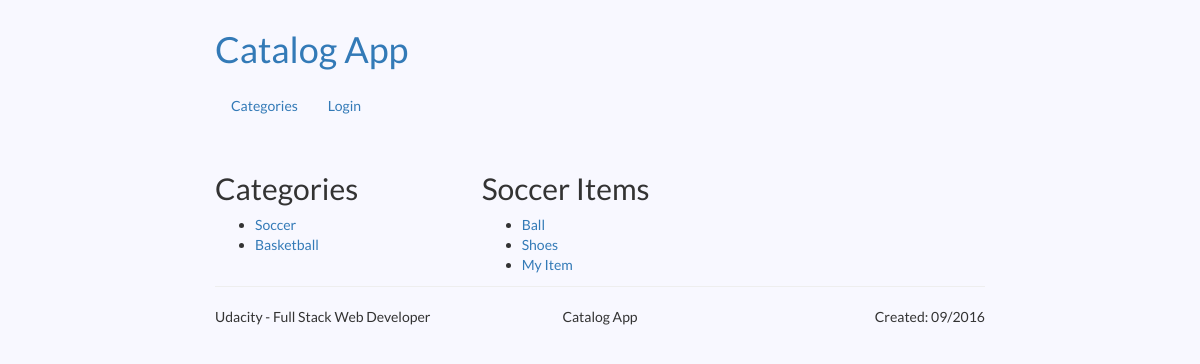
/catalog/Soccer, run on an earlier commit of the app's database.
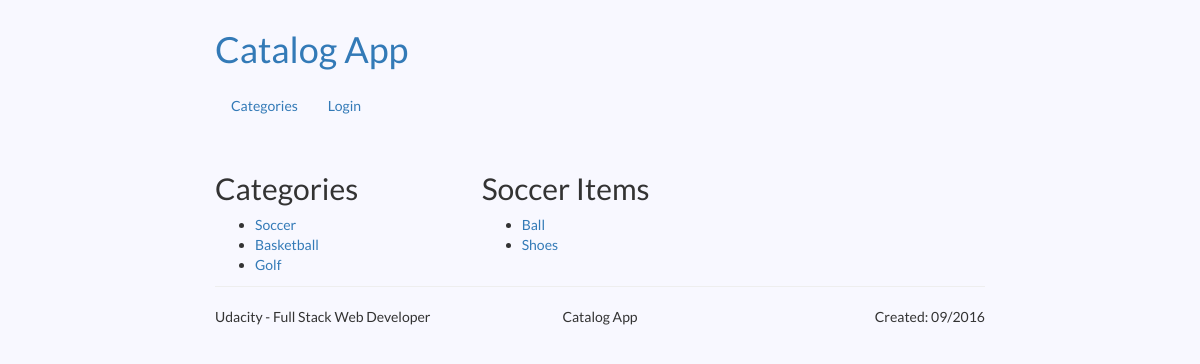
And on a later commit of the database.
### database_setup.py (models this page shows, shortened)
class Category(Base):
    __tablename__ = 'Category'
    id = Column(Integer, primary_key=True)
    name = Column(String(250), nullable=False, unique=True)

class Item(Base):
    __tablename__ = 'Item'
    id = Column(Integer, primary_key=True)
    name = Column(String(250), nullable=False)
    description = Column(String(1000))
    price = Column(String(20))
    created_date = Column(DateTime, default=datetime.datetime.now())
    category = relationship(Category)
    category_id = Column(Integer, ForeignKey('Category.id'))
    user = relationship(User)
    user_id = Column(Integer, ForeignKey('User.id'))

### application.py (the view)
@app.route('/catalog/<string:category>')
def category_page(category):
    is_logged_in = None
    if 'username' in login_session:
        is_logged_in = True
    try:
        category_obj = session.query(Category).filter_by(name=category).one()
    except NoResultFound:
        flash("Invalid URL")
        return redirect(url_for('catalog_root_page'))
    category_items = session.query(Item).filter_by(category_id=category_obj.id).all()
    categories = session.query(Category).all()
    return render_template('category_page.html',
                           title="Categories",
                           is_logged_in=is_logged_in,
                           category_name=category,
                           categories=categories,
                           category_items=category_items)

### templates/category_page.html
{% extends "base.html" %}
{% block content %}
<div class="row">
    <div class="col-md-4  col-sm-4">
        <div class="categories">
            <h2>Categories</h2>
            <ul>
                {% for category in categories %}
                <li><a href="{{ url_for('category_page', category=category.name) }}">{{ category.name }}</a></li>
                {% endfor %}
            </ul>
        </div>
    </div>
    <div class="col-md-8  col-sm-8">
        <div class="category_items">
            <h2>{{ category_name }} Items</h2>
            <ul>
                {% for item in category_items %}
                <li><a href="{{ url_for('item_page', category_name=item.category.name, item_name=item.name) }}">{{ item.name }}</a></li>
                {% endfor %}
            </ul>
        </div>
    </div>
</div>
{% endblock %}

What changed in the data, as far as the page shows it:
no longer on this page (row edited): Item: name "My Item"
added Category: name "Golf"
